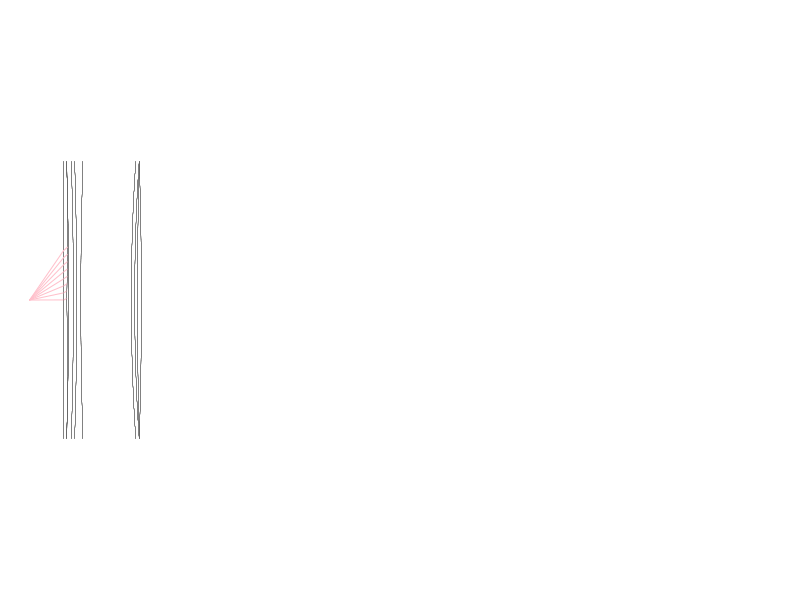

Write the R code that produced this figure.
drawLens <- function (R,d,u,v, draw.circle=F) {
    # Draw circle (R, u, v)
    t <- asin (d / (2*R)) # Half-angle of lens arc
    p <- seq (pi-t, pi+t, length.out=50)
    xx <- u + R*cos(p)
    yy <- v + R*sin(p)
    lines (xx, yy, col='grey40', lwd=0.1)
    
    if (draw.circle) {
        p <- seq (0, 2*pi, length.out=50)
        xx <- u + R*cos(p)
        yy <- v + R*sin(p)
        lines (xx, yy, col='grey40', lwd=0.1)    
    }
    
}

drawNormal <- function (R,u,v, t) {
    # Draw the surface normals
    n <- 2*sign(R)
    lines (u+cos(t)*R*c(1,n), v+sin(t)*R*c(1,n), col='grey', lwd=1, lty=3)
}

drawInbound <- function(x,y, R,u,v,t,col='pink') {
    # Inbound rays
    lines (c(x,u+R*cos(t)), c(y,v+R*sin(t)), col=col, lwd=1)
}

drawOutbound <- function (R,u,v,t, b) {
    lines (u+R*cos(t) + c(0, 400*cos(b)), 
           v+R*sin(t) + c(0, 400*sin(b)), lwd=0.5, col='red')
}
traceRay <- function (x,y,a,  R,d,u,v, n1,n2, draw.out=F) {
    u <- u + R
    
    drawLens (R,d,u,v)    
    
    HT <- asin (d / (2*abs(R))) # Half-angle of lens arc
    if (R<0) HT <- HT + pi
    
    # TODO: Iterate instead of having a huge p[]
    # We know the rays are oming from the left, so let's
    #  find the angles of intersection, only considering the left
    p <- seq (-pi/2, pi/2, length.out=10000) + pi # coming from the left, so +pi
    xx <- u + R*cos(p)
    yy <- v + R*sin(p)
    
    dx <- xx - x
    dy <- yy - y
    w <- atan2(dy, dx)
    
    X <- a
    Y <- a
    B <- a
    
    for (j in 1:length(a)) {
        # Find the intersection of the ray with the circle
        i <- a[j]
        t <- (w - i) ^ 2
        t <- p[order(t)[1:2]]
        # Can cross twice, so, pick the one closest to pi (facing left)
        if (abs(t[1] - pi) < abs(t[2] - pi)) {
            t <- t[1]
        } else {
            t <- t[2]
        }
        # t = the angle within the circle of the intersecting point
            
        # check whether the ray actually hits the lens within the diameter
        if (R > 0) {
             if ((t < pi-HT) | (t > pi+HT)) {
                X[j] <- NA
                Y[j] <- NA
                next
             }
        } else {
            if ((t > HT) | (t < 2*pi - HT)) {
                X[j] <- NA
                Y[j] <- NA
                next 
            }
        }
        
        X[j] <- u+R*cos(t)
        Y[j] <- v+R*sin(t)
        
        
        
# THIS IS BROKEN
#       # Half way along the ray
#        hx <- (x + X[j]) / 2
#        hy <- (y + Y[j]) / 2    
#        
#        # Is the ray entering from the left side of the surface?
#        dd <- sqrt((hx - u)^2 + (hy - v)^2)
#        if (dd < abs(R))   {
#            X[j] <- NA
#            Y[j] <- NA
#            print(sprintf("WRONG SIDE %6.4f > %6.4f", dd, -R))
#            drawInbound (x,y, R,u,v,t,'pink')
#            next
#        } 
        
        drawInbound (x,y, R,u,v,t)
        #drawNormal (R,u,v,t)
        
        # Angle of incidence, wrt normal
        phi = pi + i - t
        
        # TODO: Wrong normal for R<0
        #if (R < 0) {
        #    phi = pi + i - (2*pi - t)
        #}
            
        ii <- (n1/n2) * sin(phi)
        if (abs(ii) > 1) {
            X[j] <- NA
            Y[j] <- NA
            print ("SKIPPING - TOTAL INTERNAL REFLECTION??")
            next
        }
        phi2 <- asin (ii)
        
        #t:R<0    t:R>0
        #0    --> pi
        #pi/2 --> pi + pi/2
        #pi   --> pi + pi
        
        # Find outgoing angle
        #if (R > 0) {
            B[j] = t + phi2 - pi
        #} else {
        #    B[j] = (2*pi-t) - phi2 - pi
        #}       
        
        if (draw.out) drawOutbound(R,u,v,t, B[j])
    }
 
    
    return (data.frame(cbind (X,Y,B)))
}




par(mar=rep(0,4))
plot (c(-10, 100), c(-5,5), pch='', bty='n', axes=F, xlab='', ylab='')

U <- 0


lensStack <- data.frame(t(matrix(nrow=5, c(
       #  R,  d,  u,  v,  n
         10,  2.5,  0,  1.25, 1.915,
        -10,  2.5,  0.6,  1.25,   1,
         
         10,  2.5,  0,  -1.25, 1.915,
        -10,  2.5,  0.6,  -1.25,   1,

        -10,  5,  0.8,  0, 1.5,
        -10,  5,  1.5,  0,   1,
         
         -10,  5,  2.0+U,  0, 1.7,
         10,  5,   2.6+U,  0,   1,
        
        5,  5,  10.1,  0, 1.2,
        5,  5,  10.6,  0,   1,
         
         10,  5,  11.0,  0, 1.6,
        -10,  5,  11.6,  0,   1
         
        ))))
colnames(lensStack) <- c('R', 'd', 'u', 'v', 'n')

lensStack$u <- lensStack$u - 5

X <- -10
Y <- -0
B <- NA

# TODO: Do this to take into account diameter of lens
D <- 18
a <- seq (-pi/D, pi/D, length.out=15) + atan((Y)/(X))


ng <- 1.8

exitAngle <- rep(NA,length(a))

for (i in 1:length(a)) {
    
    out <- data.frame(cbind(X,Y,B))
    pn <- 1.0
    out$B[1] <- a[i]
    for (j in 1:nrow(lensStack)) {
        #print (sprintf ("%d, %6.4f, X: %6.4f, Y: %6.4f, B: %6.4f", j, i, out$X[1], out$Y[1], out$B[1]))
        l <- lensStack[j,]
        out <- traceRay (out$X[1],out$Y[1],out$B[1],  l$R,l$d,l$u,l$v, pn,l$n, 
                         draw.out=(j == nrow(lensStack)))
        pn <- l$n
    }
    exitAngle[i] <- out$B[1]
}

print(sd(exitAngle)*100)
